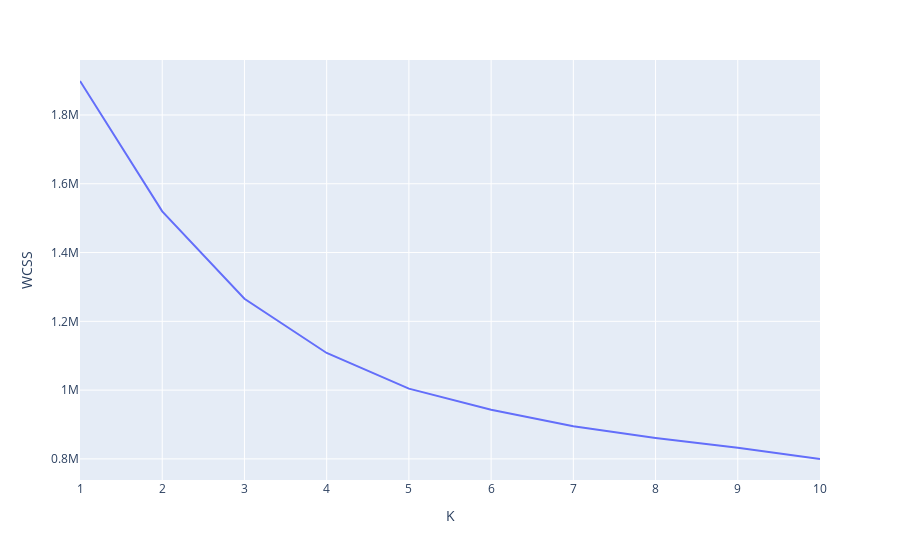

The cell this chart's notebook holds for it:
### Markdown cell above
## Método del codo

### Code cell
kmeans_kwargs = {
    "init": "random",
    "n_init": 10,
    "max_iter": 300,
    "random_state": 42,
}

wcss = []
for k in range(1,11):
  kmeans = KMeans(n_clusters=k, **kmeans_kwargs)
  kmeans.fit(victima_preprocessed)
  wcss.append(kmeans.inertia_)

datos_WCSS = pd.DataFrame(range(1, 11), columns = ["K"])
datos_WCSS["WCSS"] = wcss

fig = px.line(datos_WCSS, x = "K", y = "WCSS")
fig.show()

localizador_codo = KneeLocator(range(1, 11), wcss, curve = 'convex', direction = "decreasing")
print(f"\n La cantidad de clusteres debe ser {localizador_codo.elbow}")

### Figure 1 — Plotly figure (JSON) as saved in the notebook; plotly's stock layout.template omitted (floating-point values rounded to 4 significant figures)
{"data": [{"hovertemplate": "K=%{x}<br>WCSS=%{y}<extra></extra>", "legendgroup": "", "line": {"color": "#636efa", "dash": "solid"}, "marker": {"symbol": "circle"}, "mode": "lines", "name": "", "orientation": "v", "showlegend": false, "type": "scatter", "x": [1, 2, 3, 4, 5, 6, 7, 8, 9, 10], "xaxis": "x", "y": [1899000.0, 1520000.0, 1266000.0, 1108000.0, 1004000.0, 942700.0, 894600.0, 860900.0, 832300.0, 799700.0], "yaxis": "y"}], "layout": {"legend": {"tracegroupgap": 0}, "margin": {"t": 60}, "xaxis": {"anchor": "y", "domain": [0, 1], "title": {"text": "K"}}, "yaxis": {"anchor": "x", "domain": [0, 1], "title": {"text": "WCSS"}}}}
